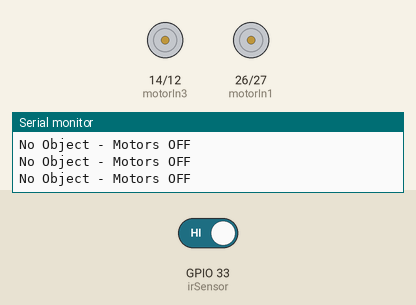
Bench run of a sketch on a simulated ESP32. On the bench: motor-driver pin pairs drawn as motors (green arrow = first pin HIGH = forward, orange = second pin HIGH = backward, longer = more drive), the last lines printed to the serial monitor. The test bench sets the inputs (shaded band); at power-on: GPIO 33 (irSensor) HIGH.

Above: at 1.2 s.
1.3 s: GPIO 33 (irSensor) driven LOW
At 2.0 s:
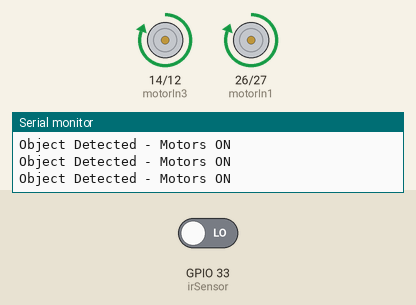
2.8 s: GPIO 33 (irSensor) driven HIGH
At 3.2 s:
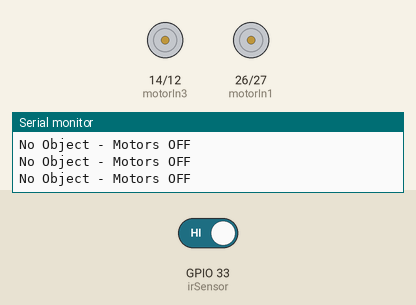
Timing chart, 0 to 5.8 s (numbered marks = the images above; inputs shaded):
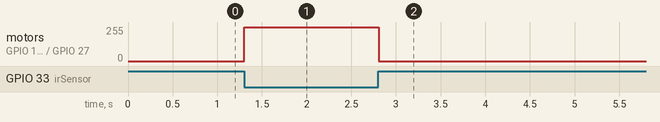

Measured:
- after the input at 1.3 s, motor on GPIO 14 (motorIn3) / GPIO 12 (motorIn4), motor on GPIO 26 (motorIn1) / GPIO 27 (motorIn2): stopped → forward 255/255 at once
- after the input at 2.8 s, motor on GPIO 14 (motorIn3) / GPIO 12 (motorIn4), motor on GPIO 26 (motorIn1) / GPIO 27 (motorIn2): forward 255/255 → stopped at once

The sketch:

emptyroad_esp.uno.ino
```cpp
// ESP32 + Dual DC Motors + IR Sensor Code (No Speed Control)

// Pin Definitions
const int motorIn1 = 26;  // Motor 1 driver IN1
const int motorIn2 = 27;  // Motor 1 driver IN2

const int motorIn3 = 14;  // Motor 2 driver IN3
const int motorIn4 = 12;  // Motor 2 driver IN4

const int irSensor = 33;  // IR sensor output pin

void setup() {
  pinMode(motorIn1, OUTPUT);
  pinMode(motorIn2, OUTPUT);
  pinMode(motorIn3, OUTPUT);
  pinMode(motorIn4, OUTPUT);
  pinMode(irSensor, INPUT);

  Serial.begin(115200);
}

void loop() {
  int irValue = digitalRead(irSensor);

  if (irValue == LOW) { // Object detected
    Serial.println("Object Detected - Motors ON");
    digitalWrite(motorIn1, HIGH);
    digitalWrite(motorIn2, LOW);
    digitalWrite(motorIn3, HIGH);
    digitalWrite(motorIn4, LOW);
  } else { // No object detected
    Serial.println("No Object - Motors OFF");
    digitalWrite(motorIn1, LOW);
    digitalWrite(motorIn2, LOW);
    digitalWrite(motorIn3, LOW);
    digitalWrite(motorIn4, LOW);
  }

  delay(100); // Short delay for stability
}
```
